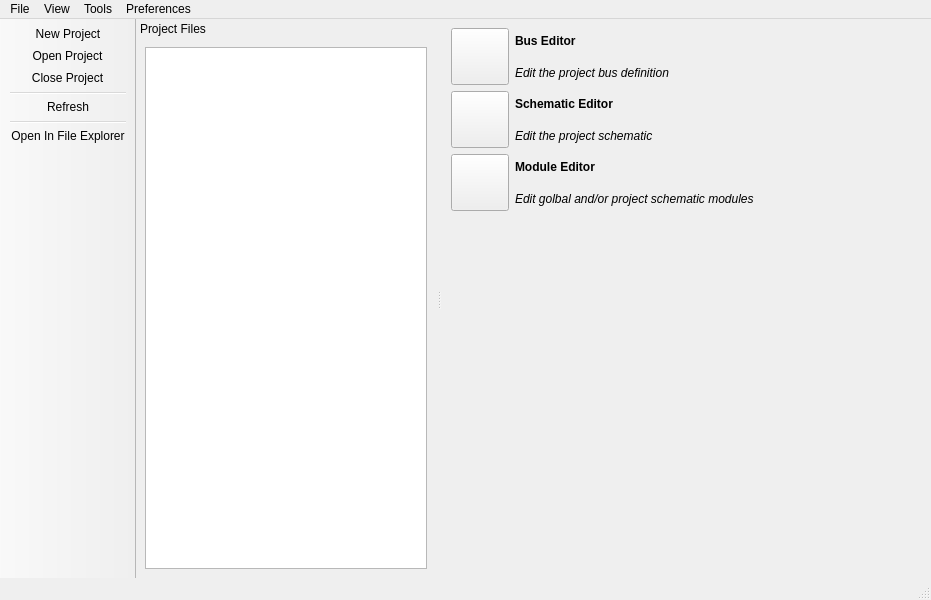
<?xml version="1.0" encoding="UTF-8"?>
<ui version="4.0">
 <class>MainWindow</class>
 <widget class="QMainWindow" name="MainWindow">
  <property name="geometry">
   <rect>
    <x>0</x>
    <y>0</y>
    <width>931</width>
    <height>600</height>
   </rect>
  </property>
  <property name="windowTitle">
   <string>QSoC</string>
  </property>
  <widget class="QWidget" name="centralwidget">
   <layout class="QGridLayout" name="gridLayoutCentralWidget">
    <item row="0" column="0">
     <layout class="QVBoxLayout" name="verticalLayoutToolList">
      <item>
       <layout class="QHBoxLayout" name="horizontalLayoutBusEditor">
        <item>
         <widget class="QToolButton" name="toolButtonBusEditor">
          <property name="iconSize">
           <size>
            <width>50</width>
            <height>50</height>
           </size>
          </property>
         </widget>
        </item>
        <item>
         <layout class="QVBoxLayout" name="verticalLayoutBusEditor">
          <item>
           <widget class="QLabel" name="labelBusEditor">
            <property name="font">
             <font>
              <bold>true</bold>
             </font>
            </property>
            <property name="text">
             <string>Bus Editor</string>
            </property>
           </widget>
          </item>
          <item>
           <widget class="QLabel" name="labelBusEditorDetail">
            <property name="font">
             <font>
              <italic>true</italic>
             </font>
            </property>
            <property name="text">
             <string>Edit the project bus definition</string>
            </property>
           </widget>
          </item>
         </layout>
        </item>
       </layout>
      </item>
      <item>
       <layout class="QHBoxLayout" name="horizontalLayoutSchematicEditor">
        <item>
         <widget class="QToolButton" name="toolButtonSchematicEditor">
          <property name="iconSize">
           <size>
            <width>50</width>
            <height>50</height>
           </size>
          </property>
         </widget>
        </item>
        <item>
         <layout class="QVBoxLayout" name="verticalLayoutSchematicEditor">
          <item>
           <widget class="QLabel" name="labelSchematicEditor">
            <property name="font">
             <font>
              <bold>true</bold>
             </font>
            </property>
            <property name="text">
             <string>Schematic Editor</string>
            </property>
           </widget>
          </item>
          <item>
           <widget class="QLabel" name="labelSchematicEditorDetail">
            <property name="font">
             <font>
              <italic>true</italic>
             </font>
            </property>
            <property name="text">
             <string>Edit the project schematic</string>
            </property>
           </widget>
          </item>
         </layout>
        </item>
       </layout>
      </item>
      <item>
       <layout class="QHBoxLayout" name="horizontalLayoutModuleEditor">
        <item>
         <widget class="QToolButton" name="toolButtonModuleEditor">
          <property name="iconSize">
           <size>
            <width>50</width>
            <height>50</height>
           </size>
          </property>
         </widget>
        </item>
        <item>
         <layout class="QVBoxLayout" name="verticalLayoutModuleEditor">
          <item>
           <widget class="QLabel" name="labelModuleEditor">
            <property name="font">
             <font>
              <bold>true</bold>
             </font>
            </property>
            <property name="text">
             <string>Module Editor</string>
            </property>
           </widget>
          </item>
          <item>
           <widget class="QLabel" name="labelModuleEditorDetail">
            <property name="font">
             <font>
              <italic>true</italic>
             </font>
            </property>
            <property name="text">
             <string>Edit golbal and/or project schematic modules</string>
            </property>
           </widget>
          </item>
         </layout>
        </item>
       </layout>
      </item>
      <item>
       <spacer name="verticalSpacerToolList">
        <property name="orientation">
         <enum>Qt::Orientation::Vertical</enum>
        </property>
        <property name="sizeHint" stdset="0">
         <size>
          <width>20</width>
          <height>40</height>
         </size>
        </property>
       </spacer>
      </item>
     </layout>
    </item>
   </layout>
  </widget>
  <widget class="QMenuBar" name="menubar">
   <property name="geometry">
    <rect>
     <x>0</x>
     <y>0</y>
     <width>931</width>
     <height>24</height>
    </rect>
   </property>
   <widget class="QMenu" name="menuFile">
    <property name="title">
     <string>File</string>
    </property>
    <addaction name="actionNewProject"/>
    <addaction name="actionOpenProject"/>
    <addaction name="separator"/>
    <addaction name="actionCloseProject"/>
    <addaction name="separator"/>
    <addaction name="actionQuit"/>
   </widget>
   <widget class="QMenu" name="menuView">
    <property name="title">
     <string>View</string>
    </property>
    <addaction name="actionRefresh"/>
   </widget>
   <widget class="QMenu" name="menuTools">
    <property name="title">
     <string>Tools</string>
    </property>
    <addaction name="actionBusEditor"/>
    <addaction name="actionSchematicEditor"/>
    <addaction name="actionModuleEditor"/>
   </widget>
   <widget class="QMenu" name="menuPreferences">
    <property name="title">
     <string>Preferences</string>
    </property>
   </widget>
   <addaction name="menuFile"/>
   <addaction name="menuView"/>
   <addaction name="menuTools"/>
   <addaction name="menuPreferences"/>
  </widget>
  <widget class="QStatusBar" name="statusbar"/>
  <widget class="QDockWidget" name="dockWidgetProjectFile">
   <property name="minimumSize">
    <size>
     <width>300</width>
     <height>109</height>
    </size>
   </property>
   <property name="features">
    <set>QDockWidget::DockWidgetFeature::NoDockWidgetFeatures</set>
   </property>
   <property name="windowTitle">
    <string extracomment="List of project files">Project Files</string>
   </property>
   <attribute name="dockWidgetArea">
    <number>1</number>
   </attribute>
   <widget class="QWidget" name="dockWidgetContents">
    <layout class="QGridLayout" name="gridLayout">
     <item row="0" column="0">
      <widget class="QTreeView" name="treeViewProjectFile"/>
     </item>
    </layout>
   </widget>
  </widget>
  <widget class="QToolBar" name="toolBar">
   <property name="windowTitle">
    <string>toolBar</string>
   </property>
   <property name="movable">
    <bool>false</bool>
   </property>
   <property name="floatable">
    <bool>false</bool>
   </property>
   <attribute name="toolBarArea">
    <enum>LeftToolBarArea</enum>
   </attribute>
   <attribute name="toolBarBreak">
    <bool>false</bool>
   </attribute>
   <addaction name="actionNewProject"/>
   <addaction name="actionOpenProject"/>
   <addaction name="actionCloseProject"/>
   <addaction name="separator"/>
   <addaction name="actionRefresh"/>
   <addaction name="separator"/>
   <addaction name="actionOpenProjectInFileExplorer"/>
  </widget>
  <action name="actionNewProject">
   <property name="icon">
    <iconset theme="document-new"/>
   </property>
   <property name="text">
    <string>&amp;New Project</string>
   </property>
   <property name="statusTip">
    <string>Create new blank project (CTRL+N)</string>
   </property>
   <property name="shortcut">
    <string>Ctrl+N</string>
   </property>
  </action>
  <action name="actionOpenProject">
   <property name="icon">
    <iconset theme="document-open"/>
   </property>
   <property name="text">
    <string>&amp;Open Project</string>
   </property>
   <property name="statusTip">
    <string>Open an existing project (CTRL+O)</string>
   </property>
   <property name="shortcut">
    <string>Ctrl+O</string>
   </property>
  </action>
  <action name="actionCloseProject">
   <property name="icon">
    <iconset theme="document-close"/>
   </property>
   <property name="text">
    <string>Close Project</string>
   </property>
   <property name="statusTip">
    <string>Close the current project</string>
   </property>
  </action>
  <action name="actionQuit">
   <property name="icon">
    <iconset theme="window-close"/>
   </property>
   <property name="text">
    <string>&amp;Quit</string>
   </property>
   <property name="statusTip">
    <string>Quit qsoc (CTRL+Q)</string>
   </property>
   <property name="shortcut">
    <string>Ctrl+Q</string>
   </property>
  </action>
  <action name="actionRefresh">
   <property name="icon">
    <iconset theme="view-refresh"/>
   </property>
   <property name="text">
    <string>Refresh</string>
   </property>
   <property name="statusTip">
    <string>Refresh project files (F5)</string>
   </property>
   <property name="shortcut">
    <string>F5</string>
   </property>
  </action>
  <action name="actionOpenProjectInFileExplorer">
   <property name="icon">
    <iconset theme="document-open-in-explorer"/>
   </property>
   <property name="text">
    <string>Open In File Explorer</string>
   </property>
   <property name="toolTip">
    <string>Open In File Explorer</string>
   </property>
   <property name="statusTip">
    <string>Open project directory in file browser</string>
   </property>
   <property name="menuRole">
    <enum>QAction::MenuRole::TextHeuristicRole</enum>
   </property>
  </action>
  <action name="actionBusEditor">
   <property name="icon">
    <iconset theme="applications-bus"/>
   </property>
   <property name="text">
    <string>&amp;Bus Editor</string>
   </property>
   <property name="statusTip">
    <string>Edit project bus definitions (CTRL+B)</string>
   </property>
   <property name="shortcut">
    <string>Ctrl+B</string>
   </property>
  </action>
  <action name="actionModuleEditor">
   <property name="icon">
    <iconset theme="applications-module"/>
   </property>
   <property name="text">
    <string>Symbo&amp;l Editor</string>
   </property>
   <property name="statusTip">
    <string>Edit schematic modules (CTRL+L)</string>
   </property>
   <property name="shortcut">
    <string>Ctrl+L</string>
   </property>
  </action>
  <action name="actionSchematicEditor">
   <property name="icon">
    <iconset theme="applications-schematic"/>
   </property>
   <property name="text">
    <string>Schematic &amp;Editor</string>
   </property>
   <property name="statusTip">
    <string>Edit schematic (Ctrl+E)</string>
   </property>
   <property name="shortcut">
    <string>Ctrl+E</string>
   </property>
  </action>
 </widget>
 <resources/>
 <connections/>
</ui>
